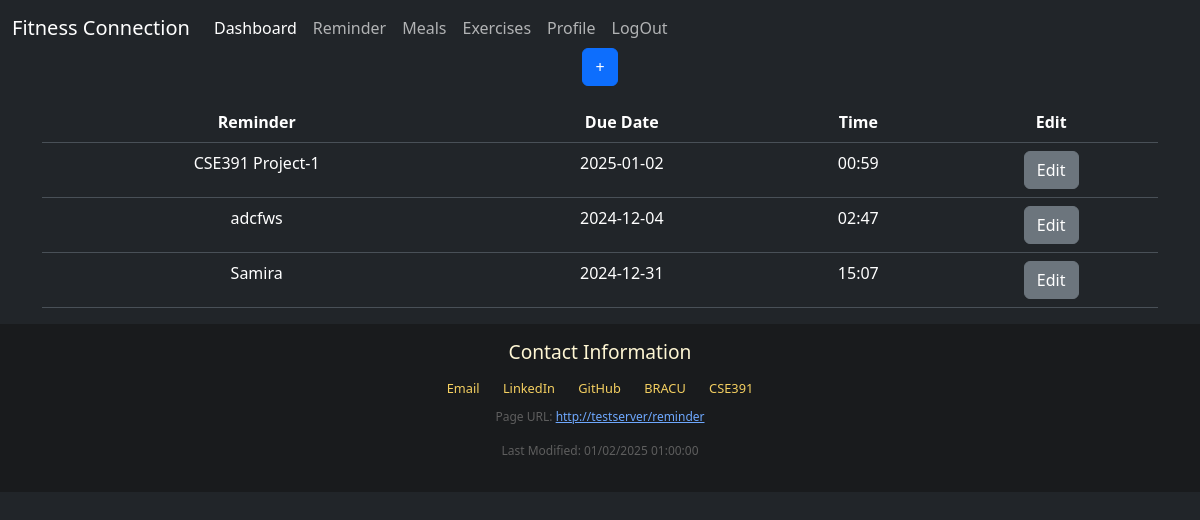
/reminder (signed in), run on the app's committed database.
### models/reminder.py (models this page shows)
class reminder(Base):
    __tablename__ = 'reminder'
    appointment_id = Column(Integer, primary_key=True)
    appointment_name = Column(VARCHAR)
    date = Column(VARCHAR)
    time = Column(VARCHAR)
    reminder_date = Column(VARCHAR)
    user_email = Column(VARCHAR)

### app.py (the view, shortened to what this page needs)
@app.route('/reminder', methods=['GET', 'POST'])
def reminders():
    if request.method == 'GET':
        if 'user_email' not in session:
            return redirect(url_for('login'))
        rem = get_reminders(session['user_email'])
        return render_template('reminder.html', reminders=rem)

### database/dbconnect.py (called while the page is built)
def get_session():
    return Session()

### models/reminder.py (called while the page is built)
def get_reminders(email):
    session = get_session()
    reminders = session.query(reminder).filter(reminder.user_email == email).all()
    return reminders

### templates/reminder.html (shortened to what this page needs)
{% extends "base.html" %}
{% block content %}
    <div class="container mt-5">
        <div class="d-flex justify-content-center">
            <button type="button" class="btn btn-primary" data-bs-toggle="modal" data-bs-target="#reminderModal" onclick="getValues()">
                <span>&#43;</span>
            </button>
        </div>
        <div class="mt-3">
            <div id="reminders" class="text-center">
                {% if reminders %}
                <table class="table">
                    <thead>
                        <tr>
                            <th scope="col">Reminder</th>
                            <th scope="col">Due Date</th>
                            <th scope="col">Time</th>
                            <th scope="col">Edit</th>
                        </tr>
                    </thead>
                    <tbody>
                        {% for i in reminders %}
                        <tr id="reminder-row">
                            <td class="reminder-name">{{ i.appointment_name }}</td>
                            <td class="reminder-date">{{ i.date }}</td>
                            <td class="reminder-time">{{ i.time }}</td>
                            <td>
                                <button type="button" class="btn btn-secondary" data-bs-toggle="modal" data-bs-target="#editModal" onclick="editRminder(this)">Edit</button>
                            </td>
                        </tr>
                        {% endfor %}
                    </tbody>
                </table>
                {% else %}
                <p class="text-muted">No reminders yet.</p>
                {% endif %}
            </div>
        </div>
    </div>
{% endblock %}

### data on the page
reminder: appointment_name "CSE391 Project-1", date "2025-01-02", time "00:59"
reminder: appointment_name "adcfws", date "2024-12-04", time "02:47"
reminder: appointment_name "Samira", date "2024-12-31", time "15:07"
